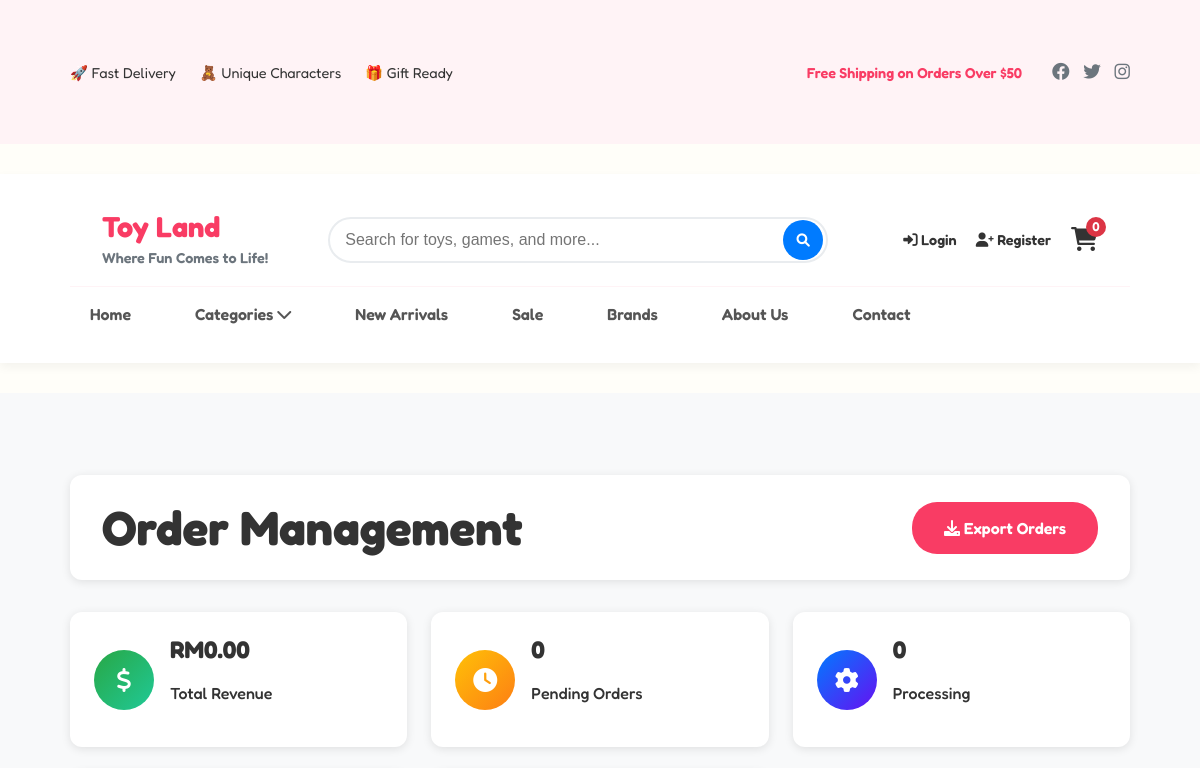
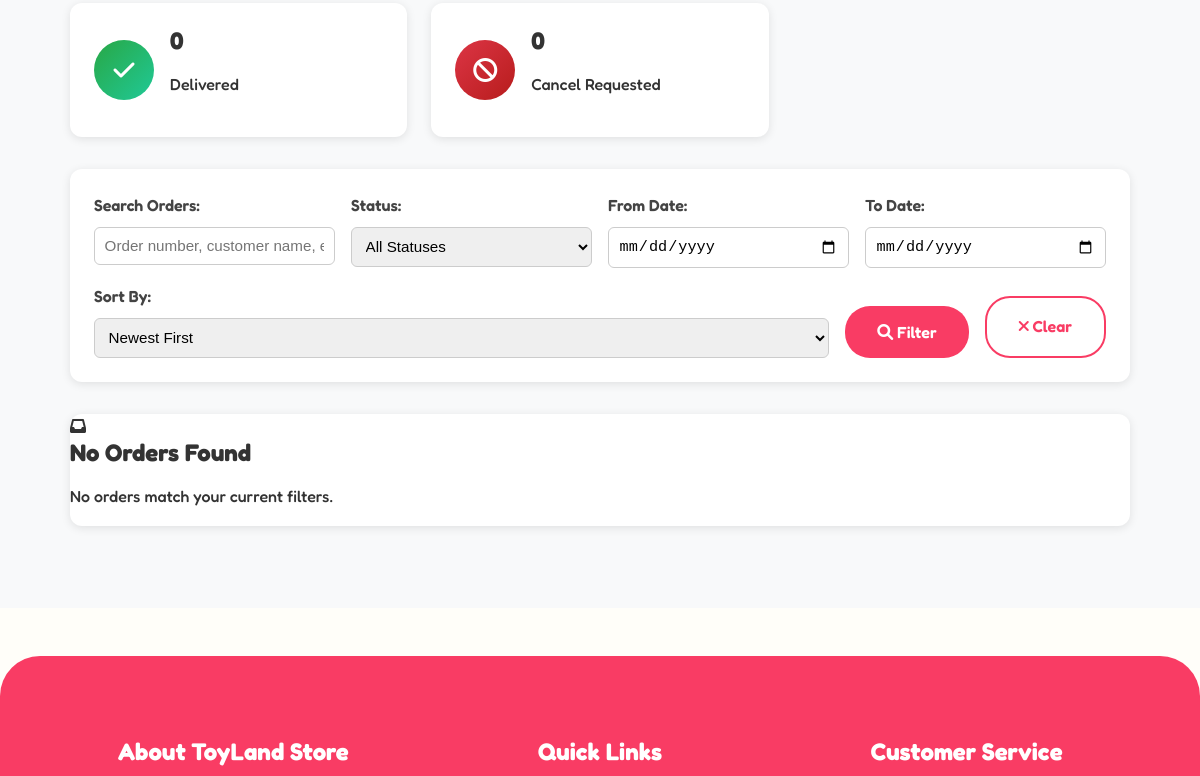
The page /root/admin/orders.php (signed in, upper part) on the database as committed earlier (2 pictures, top to bottom).
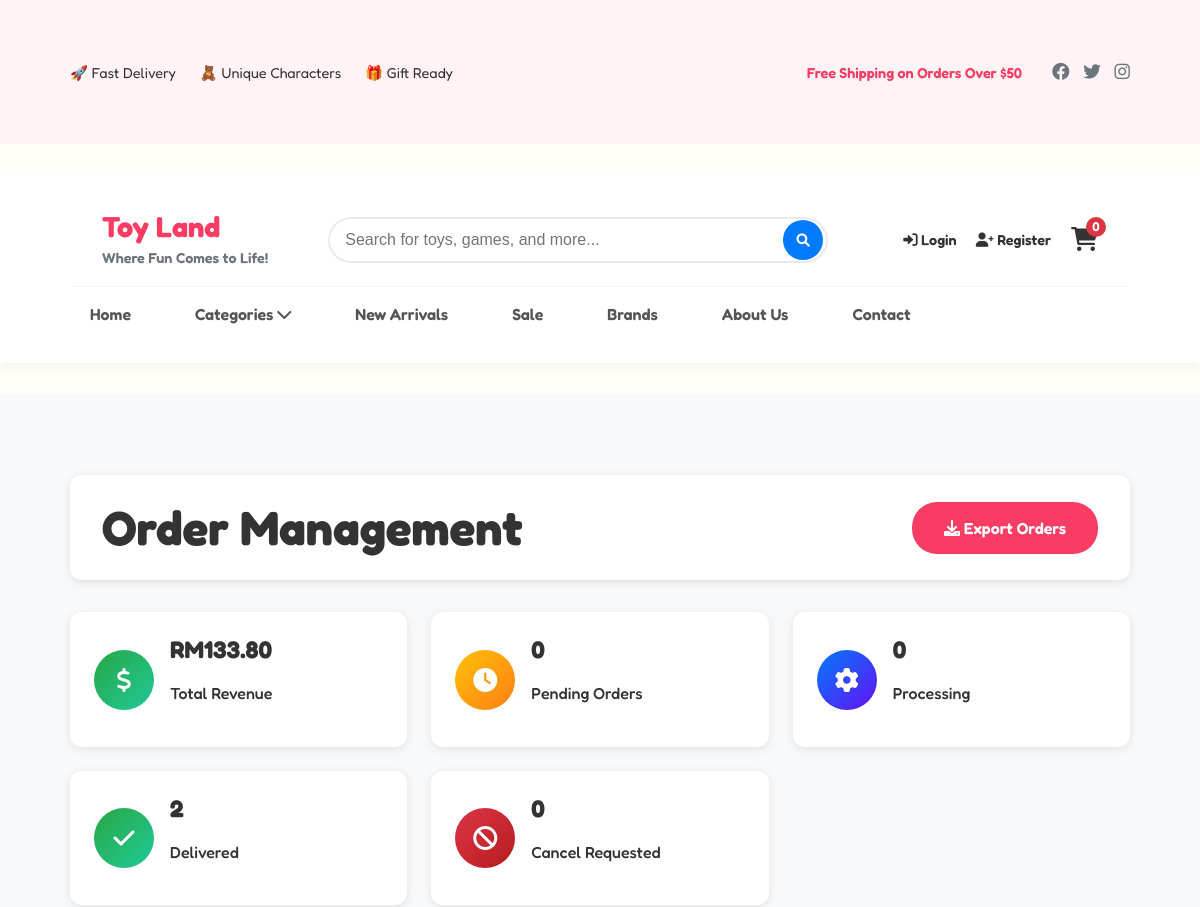
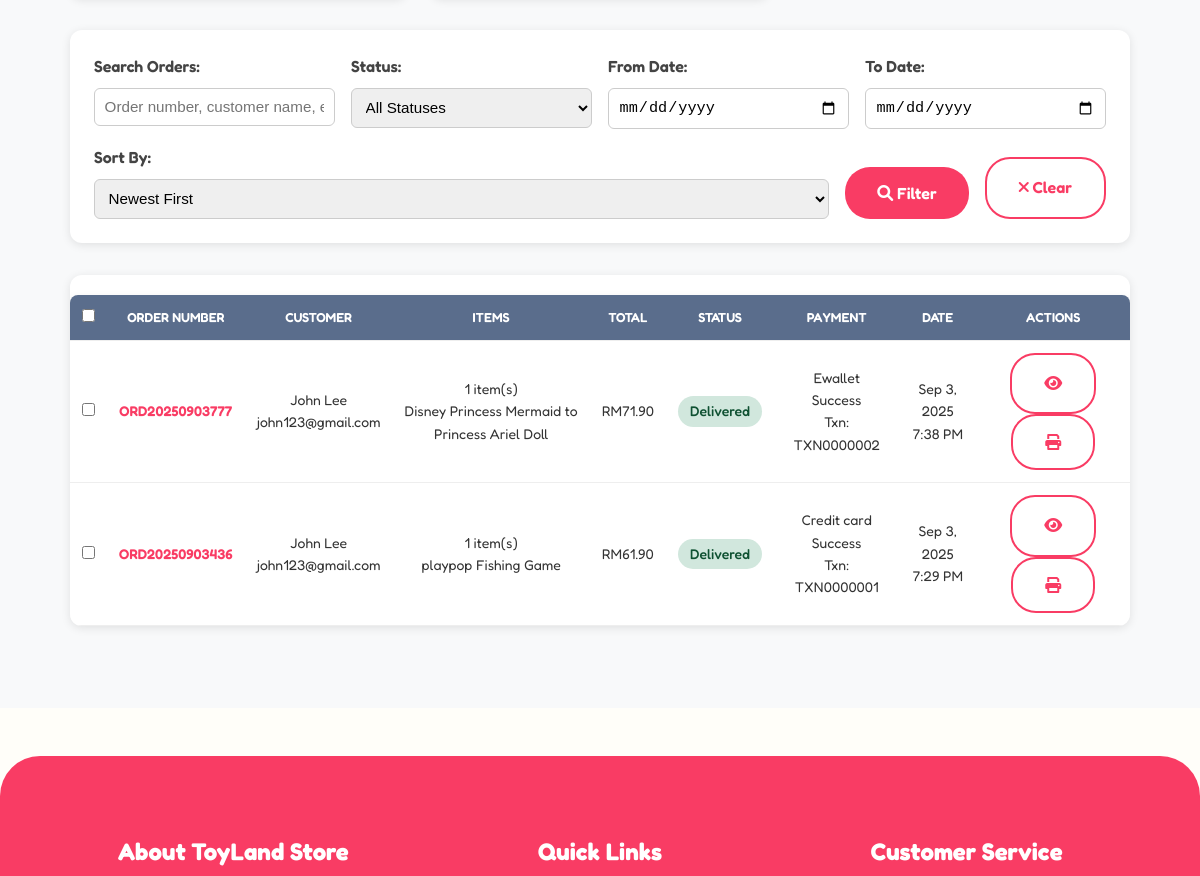
The same page on the database as committed later (2 pictures, top to bottom).
### tables this page shows
CREATE TABLE `orders` (
  `order_id` varchar(11) NOT NULL,
  `user_id` varchar(11) NOT NULL,
  `order_number` varchar(20) NOT NULL,
  `subtotal` decimal(10,2) NOT NULL,
  `shipping_cost` decimal(10,2) NOT NULL DEFAULT 0.00,
  `discount_amount` decimal(10,2) NOT NULL DEFAULT 0.00,
  `total_amount` decimal(10,2) NOT NULL,
  `order_status` enum('pending','processing','shipped','delivered','cancel_requested','cancelled') DEFAULT 'pending',
  `tracking_number` varchar(100) DEFAULT NULL,
  `shipping_courier` varchar(100) DEFAULT NULL,
  `payment_id` varchar(11) DEFAULT NULL,
  `shipping_first_name` varchar(50) DEFAULT NULL,
  `shipping_last_name` varchar(50) DEFAULT NULL,
  `shipping_address_line1` varchar(255) DEFAULT NULL,
  `shipping_address_line2` varchar(255) DEFAULT NULL,
  `shipping_city` varchar(100) DEFAULT NULL,
  `shipping_state` varchar(100) DEFAULT NULL,
  `shipping_postal_code` varchar(20) DEFAULT NULL,
  `shipping_area` enum('west','east') NOT NULL,
  `billing_first_name` varchar(50) DEFAULT NULL,
  `billing_last_name` varchar(50) DEFAULT NULL,
  `billing_address_line1` varchar(255) DEFAULT NULL,
  `billing_address_line2` varchar(255) DEFAULT NULL,
  `billing_city` varchar(100) DEFAULT NULL,
  `billing_state` varchar(100) DEFAULT NULL,
  `billing_postal_code` varchar(20) DEFAULT NULL,
  `billing_area` enum('west','east') DEFAULT NULL,
  `contact_email` varchar(100) DEFAULT NULL,
  `contact_phone` varchar(20) DEFAULT NULL,
  `order_notes` text DEFAULT NULL,
  `created_at` timestamp NOT NULL DEFAULT current_timestamp(),
  `updated_at` timestamp NOT NULL DEFAULT current_timestamp() ON UPDATE current_timestamp(),
  `shipped_date` datetime DEFAULT NULL
);

CREATE TABLE `payments` (
  `payment_id` varchar(11) NOT NULL,
  `order_id` varchar(11) NOT NULL,
  `user_id` varchar(11) NOT NULL,
  `amount` decimal(10,2) NOT NULL,
  `payment_method` varchar(50) NOT NULL,
  `payment_status` enum('pending','completed','failed','refunded','success') DEFAULT 'pending',
  `transaction_id` varchar(50) DEFAULT NULL,
  `wallet_id` varchar(20) DEFAULT NULL,
  `payment_date` timestamp NOT NULL DEFAULT current_timestamp(),
  `created_at` timestamp NOT NULL DEFAULT current_timestamp(),
  `updated_at` timestamp NOT NULL DEFAULT current_timestamp() ON UPDATE current_timestamp()
);

### root/admin/orders.php (the view, shortened to what the changed rows need)
<?php
require_once '../includes/db.php';
$sort = $_GET['sort'] ?? 'newest';
$where_conditions = [];
$params = [];
$where_clause = !empty($where_conditions) ? 'WHERE ' . implode(' AND ', $where_conditions) : '';
$order_by = match($sort) {
    'newest' => 'o.created_at DESC',
    'oldest' => 'o.created_at ASC',
    'amount_high' => 'o.total_amount DESC',
    'amount_low' => 'o.total_amount ASC',
    'status' => 'o.order_status ASC, o.created_at DESC',
    default => 'o.created_at DESC'
};
$page = isset($_GET['page']) ? max(1, intval($_GET['page'])) : 1;
$per_page = 20;
$offset = ($page - 1) * $per_page;
$per_page = (int)$per_page;
$offset = (int)$offset;
$query = "
    SELECT o.*,
           u.username, u.email,
           pay.payment_method,
           pay.payment_status,
           pay.transaction_id,
           COUNT(oi.product_id) as item_count,
           GROUP_CONCAT(DISTINCT p.name ORDER BY p.name SEPARATOR ', ') as product_names
    FROM orders o
    JOIN user u ON o.user_id = u.user_id
    LEFT JOIN order_items oi ON o.order_id = oi.order_id
    LEFT JOIN products p ON oi.product_id = p.product_id
    LEFT JOIN payments pay ON o.payment_id = pay.payment_id
    $where_clause
    GROUP BY o.order_id
    ORDER BY $order_by
    LIMIT $per_page OFFSET $offset
";
$stmt = $pdo->prepare($query);
$stmt->execute($params);
$orders = $stmt->fetchAll(PDO::FETCH_ASSOC);
$stats_stmt = $pdo->prepare("
    SELECT
        order_status,
        COUNT(*) as count,
        SUM(total_amount) as total_value
    FROM orders
    GROUP BY order_status
");
$stats_stmt->execute();
$status_stats = $stats_stmt->fetchAll(PDO::FETCH_ASSOC);
include '../includes/header.php';
?>
<section class="admin-orders-section">
    <div class="container">
        <div class="page-header">
            <h1>Order Management</h1>
        </div>
        <div class="quick-stats">
            <?php
            $total_revenue = 0;
            $delivered_count = 0;
            foreach ($status_stats as $stat) {
                $total_revenue += $stat['total_value'];
                switch ($stat['order_status']) {
                    case 'delivered': $delivered_count = $stat['count']; break;
                }
            }
            ?>
            <div class="stat-card">
                <div class="stat-info">
                    <h3>RM<?= number_format($total_revenue, 2) ?></h3>
                    <p>Total Revenue</p>
                </div>
            </div>
            <div class="stat-card">
                <div class="stat-info">
                    <h3><?= $delivered_count ?></h3>
                    <p>Delivered</p>
                </div>
            </div>
    </div>
        <div class="orders-table-container">
            <?php if (empty($orders)): ?>
            <div class="no-orders">
                <i class="fas fa-inbox"></i>
                <h3>No Orders Found</h3>
                <p>No orders match your current filters.</p>
            </div>
            <?php else: ?>
            <table class="orders-table">
                <thead>
                    <tr>
                        <th>
                            <input type="checkbox" id="select-all">
                        </th>
                        <th>Order Number</th>
                        <th>Customer</th>
                        <th>Items</th>
                        <th>Total</th>
                        <th>Status</th>
                        <th>Payment</th>
                        <th>Date</th>
                        <th>Actions</th>
                    </tr>
                </thead>
                <tbody>
                    <?php foreach ($orders as $order): ?>
                    <tr class="order-row" data-order-id="<?= $order['order_id'] ?>">
                        <td>
                            <input type="checkbox" class="order-checkbox" value="<?= $order['order_id'] ?>">
                        </td>
                        <td>
                            <div class="order-number">
                                <a href="order_details.php?id=<?= $order['order_id'] ?>">
                                    <?= htmlspecialchars($order['order_number']) ?>
                                </a>
                            </div>
                        </td>
                        <td>
                            <div class="customer-info">
                                <div class="customer-name">
                                    <?= htmlspecialchars($order['shipping_first_name'] . ' ' . $order['shipping_last_name']) ?>
                                </div>
                                <div class="customer-email">
                                    <?= htmlspecialchars($order['contact_email']) ?>
                                </div>
                            </div>
                        </td>
                        <td>
                            <div class="items-info">
                                <div class="item-count"><?= $order['item_count'] ?> item(s)</div>
                                <div class="item-preview" title="<?= htmlspecialchars($order['product_names']) ?>">
                                    <?= htmlspecialchars(substr($order['product_names'], 0, 50)) ?>
                                </div>
                            </div>
                        </td>
                        <td>
                            <div class="order-total">
                                RM<?= number_format($order['total_amount'], 2) ?>
                            </div>
                        </td>
                        <td>
                            <div class="status-container">
                                <span class="status-badge status-<?= $order['order_status'] ?>">
                                    <?= ucfirst($order['order_status']) ?>
                                </span>
                            </div>
                        </td>
                        <td>
                            <div class="payment-info">
                                <div class="payment-method">
                                    <?= ucfirst(str_replace('_', ' ', $order['payment_method'])) ?>
                                </div>
                                <div class="payment-status status-<?= $order['payment_status'] ?>">
                                    <?= ucfirst($order['payment_status']) ?>
                                </div>
                                <?php if (!empty($order['transaction_id'])): ?>
                                <div class="transaction-id">
                                    Txn: <?= htmlspecialchars($order['transaction_id']) ?>
                                </div>
                                <?php endif; ?>
                            </div>
                        </td>
                        <td>
                            <div class="order-date">
                                <div class="date"><?= date('M j, Y', strtotime($order['created_at'])) ?></div>
                                <div class="time"><?= date('g:i A', strtotime($order['created_at'])) ?></div>
                            </div>
                        </td>
                        <td>
                            <div class="action-buttons">
                                <a href="order_details.php?id=<?= $order['order_id'] ?>"
                                   class="btn btn-sm btn-outline" title="View Details">
                                    <i class="fas fa-eye"></i>
                                </a>
                                <button class="btn btn-sm btn-outline"
                                         onclick="printOrder('<?= $order['order_id'] ?>')" title="Print">
                                    <i class="fas fa-print"></i></button>
                            </div>
                        </td>
                    </tr>
                    <?php endforeach; ?>
                </tbody>
            </table>
            <?php endif; ?>
        </div>
    </div>
</section>
<?php include '../includes/footer.php'; ?>

Rows that differ between the two databases and show on the page:
added orders: order_number "ORD20250903777", shipping_first_name+shipping_last_name "John Lee", contact_email "john123@gmail.com", item_count "1", product_names "Disney Princess Mermaid to Princess Ariel Doll", total_amount "71.90", order_status "Delivered", payment.payment_method "Ewallet", payment.payment_status "Success", payment.transaction_id "TXN0000002", created_at "Sep 3, 2025", created_at "7:38 PM"
added orders: order_number "ORD20250903436", shipping_first_name+shipping_last_name "John Lee", contact_email "john123@gmail.com", item_count "1", product_names "playpop Fishing Game", total_amount "61.90", order_status "Delivered", payment.payment_method "Credit card", payment.payment_status "Success", payment.transaction_id "TXN0000001", created_at "Sep 3, 2025", created_at "7:29 PM"
Other text that changed with them:
$total_revenue: "0.00" → "133.80"
$delivered_count: "0" → "2"
form field value: (not shown) → "☐"
text no longer shown: "No Orders Found No orders match your current filters."
text now shown: "ORDER NUMBER CUSTOMER ITEMS TOTAL STATUS PAYMENT DATE ACTIONS"
